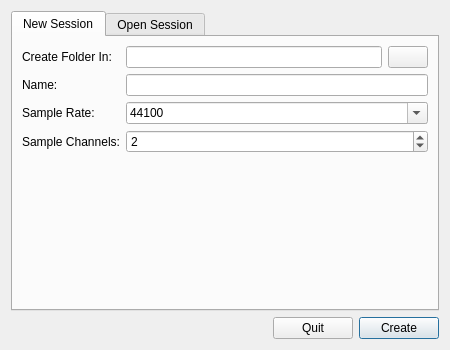
<?xml version="1.0" encoding="UTF-8"?>
<ui version="4.0">
 <class>Dialog</class>
 <widget class="QDialog" name="Dialog">
  <property name="windowModality">
   <enum>Qt::ApplicationModal</enum>
  </property>
  <property name="geometry">
   <rect>
    <x>0</x>
    <y>0</y>
    <width>450</width>
    <height>350</height>
   </rect>
  </property>
  <property name="windowTitle">
   <string>Load Session</string>
  </property>
  <property name="windowIcon">
   <iconset resource="resources.qrc">
    <normaloff>:/synthclone/images/16x16/load.png</normaloff>:/synthclone/images/16x16/load.png</iconset>
  </property>
  <property name="modal">
   <bool>true</bool>
  </property>
  <layout class="QVBoxLayout" stretch="1,0">
   <item>
    <widget class="QTabWidget" name="tabWidget">
     <property name="currentIndex">
      <number>0</number>
     </property>
     <widget class="QWidget" name="widget">
      <attribute name="title">
       <string>New Session</string>
      </attribute>
      <layout class="QVBoxLayout" stretch="0,0,1">
       <item>
        <layout class="QFormLayout">
         <item row="0" column="0">
          <widget class="QLabel" name="label">
           <property name="text">
            <string>Create Folder In:</string>
           </property>
          </widget>
         </item>
         <item row="0" column="1">
          <layout class="QHBoxLayout" stretch="1,0">
           <item>
            <widget class="QLineEdit" name="sessionCreationDirectory"/>
           </item>
           <item>
            <widget class="QPushButton" name="sessionCreationDirectoryLookupButton">
             <property name="text">
              <string/>
             </property>
             <property name="icon">
              <iconset resource="resources.qrc">
               <normaloff>:/synthclone/images/16x16/folder-new.png</normaloff>:/synthclone/images/16x16/folder-new.png</iconset>
             </property>
             <property name="autoDefault">
              <bool>false</bool>
             </property>
             <property name="flat">
              <bool>false</bool>
             </property>
            </widget>
           </item>
          </layout>
         </item>
         <item row="1" column="0">
          <widget class="QLabel" name="label">
           <property name="text">
            <string>Name:</string>
           </property>
          </widget>
         </item>
         <item row="1" column="1">
          <widget class="QLineEdit" name="sessionCreationName"/>
         </item>
         <item row="2" column="0">
          <widget class="QLabel" name="label">
           <property name="text">
            <string>Sample Rate:</string>
           </property>
          </widget>
         </item>
         <item row="2" column="1">
          <widget class="QComboBox" name="sampleRate">
           <property name="editable">
            <bool>true</bool>
           </property>
           <property name="currentIndex">
            <number>5</number>
           </property>
           <item>
            <property name="text">
             <string>8000</string>
            </property>
           </item>
           <item>
            <property name="text">
             <string>11025</string>
            </property>
           </item>
           <item>
            <property name="text">
             <string>16000</string>
            </property>
           </item>
           <item>
            <property name="text">
             <string>22050</string>
            </property>
           </item>
           <item>
            <property name="text">
             <string>32000</string>
            </property>
           </item>
           <item>
            <property name="text">
             <string>44100</string>
            </property>
           </item>
           <item>
            <property name="text">
             <string>48000</string>
            </property>
           </item>
           <item>
            <property name="text">
             <string>88200</string>
            </property>
           </item>
           <item>
            <property name="text">
             <string>96000</string>
            </property>
           </item>
           <item>
            <property name="text">
             <string>192000</string>
            </property>
           </item>
          </widget>
         </item>
         <item row="3" column="0">
          <widget class="QLabel" name="label">
           <property name="text">
            <string>Sample Channels:</string>
           </property>
          </widget>
         </item>
         <item row="3" column="1">
          <widget class="QSpinBox" name="sampleChannelCount">
           <property name="minimum">
            <number>1</number>
           </property>
           <property name="maximum">
            <number>65535</number>
           </property>
           <property name="value">
            <number>2</number>
           </property>
          </widget>
         </item>
        </layout>
       </item>
       <item>
        <layout class="QHBoxLayout" stretch="0,1">
         <item>
          <widget class="QLabel" name="sessionCreationStatusIcon">
           <property name="text">
            <string/>
           </property>
           <property name="alignment">
            <set>Qt::AlignLeading|Qt::AlignLeft|Qt::AlignTop</set>
           </property>
          </widget>
         </item>
         <item>
          <widget class="QLabel" name="sessionCreationStatusMessage">
           <property name="text">
            <string/>
           </property>
           <property name="alignment">
            <set>Qt::AlignLeading|Qt::AlignLeft|Qt::AlignTop</set>
           </property>
           <property name="wordWrap">
            <bool>true</bool>
           </property>
          </widget>
         </item>
        </layout>
       </item>
       <item>
        <spacer>
         <property name="orientation">
          <enum>Qt::Vertical</enum>
         </property>
         <property name="sizeHint" stdset="0">
          <size>
           <width>0</width>
           <height>0</height>
          </size>
         </property>
        </spacer>
       </item>
      </layout>
     </widget>
     <widget class="QWidget" name="widget">
      <attribute name="title">
       <string>Open Session</string>
      </attribute>
      <layout class="QVBoxLayout" stretch="0,0,0,1">
       <item>
        <widget class="QLabel" name="label">
         <property name="text">
          <string>Recent:</string>
         </property>
        </widget>
       </item>
       <item>
        <widget class="QListWidget" name="recentSessions"/>
       </item>
       <item>
        <layout class="QHBoxLayout" stretch="0,1,0">
         <item>
          <widget class="QLabel" name="label">
           <property name="text">
            <string>Browse:</string>
           </property>
          </widget>
         </item>
         <item>
          <widget class="QLineEdit" name="sessionOpenDirectory"/>
         </item>
         <item>
          <widget class="QPushButton" name="sessionOpenDirectoryLookupButton">
           <property name="text">
            <string/>
           </property>
           <property name="icon">
            <iconset resource="resources.qrc">
             <normaloff>:/synthclone/images/16x16/folder-open.png</normaloff>:/synthclone/images/16x16/folder-open.png</iconset>
           </property>
           <property name="autoDefault">
            <bool>false</bool>
           </property>
          </widget>
         </item>
        </layout>
       </item>
       <item>
        <layout class="QHBoxLayout" stretch="0,1">
         <item>
          <widget class="QLabel" name="sessionOpenStatusIcon">
           <property name="text">
            <string/>
           </property>
           <property name="alignment">
            <set>Qt::AlignLeading|Qt::AlignLeft|Qt::AlignTop</set>
           </property>
          </widget>
         </item>
         <item>
          <widget class="QLabel" name="sessionOpenStatusMessage">
           <property name="text">
            <string/>
           </property>
           <property name="alignment">
            <set>Qt::AlignLeading|Qt::AlignLeft|Qt::AlignTop</set>
           </property>
           <property name="wordWrap">
            <bool>true</bool>
           </property>
          </widget>
         </item>
        </layout>
       </item>
      </layout>
     </widget>
    </widget>
   </item>
   <item>
    <layout class="QHBoxLayout">
     <item>
      <spacer>
       <property name="orientation">
        <enum>Qt::Horizontal</enum>
       </property>
       <property name="sizeHint" stdset="0">
        <size>
         <width>0</width>
         <height>0</height>
        </size>
       </property>
      </spacer>
     </item>
     <item>
      <widget class="QPushButton" name="quitButton">
       <property name="text">
        <string>Quit</string>
       </property>
       <property name="icon">
        <iconset resource="resources.qrc">
         <normaloff>:/synthclone/images/16x16/close.png</normaloff>:/synthclone/images/16x16/close.png</iconset>
       </property>
       <property name="autoDefault">
        <bool>false</bool>
       </property>
      </widget>
     </item>
     <item>
      <widget class="QPushButton" name="openButton">
       <property name="text">
        <string>Create</string>
       </property>
       <property name="icon">
        <iconset resource="resources.qrc">
         <normaloff>:/synthclone/images/16x16/load.png</normaloff>:/synthclone/images/16x16/load.png</iconset>
       </property>
       <property name="autoDefault">
        <bool>true</bool>
       </property>
      </widget>
     </item>
    </layout>
   </item>
  </layout>
 </widget>
 <resources>
  <include location="resources.qrc"/>
 </resources>
 <connections/>
</ui>
